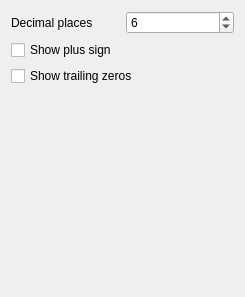
<?xml version="1.0" encoding="UTF-8"?>
<ui version="4.0">
 <class>QgsScientificNumericFormatWidgetBase</class>
 <widget class="QgsPanelWidget" name="QgsScientificNumericFormatWidgetBase">
  <property name="geometry">
   <rect>
    <x>0</x>
    <y>0</y>
    <width>245</width>
    <height>297</height>
   </rect>
  </property>
  <property name="windowTitle">
   <string>Form</string>
  </property>
  <layout class="QGridLayout" name="gridLayout">
   <item row="0" column="1">
    <widget class="QSpinBox" name="mDecimalsSpinBox">
     <property name="value">
      <number>6</number>
     </property>
    </widget>
   </item>
   <item row="2" column="0" colspan="2">
    <widget class="QCheckBox" name="mShowTrailingZerosCheckBox">
     <property name="text">
      <string>Show trailing zeros</string>
     </property>
    </widget>
   </item>
   <item row="0" column="0">
    <widget class="QLabel" name="label">
     <property name="text">
      <string>Decimal places</string>
     </property>
    </widget>
   </item>
   <item row="3" column="0">
    <spacer name="verticalSpacer">
     <property name="orientation">
      <enum>Qt::Vertical</enum>
     </property>
     <property name="sizeHint" stdset="0">
      <size>
       <width>20</width>
       <height>40</height>
      </size>
     </property>
    </spacer>
   </item>
   <item row="1" column="0" colspan="2">
    <widget class="QCheckBox" name="mShowPlusCheckBox">
     <property name="text">
      <string>Show plus sign</string>
     </property>
    </widget>
   </item>
  </layout>
 </widget>
 <customwidgets>
  <customwidget>
   <class>QgsPanelWidget</class>
   <extends>QWidget</extends>
   <header>qgspanelwidget.h</header>
   <container>1</container>
  </customwidget>
 </customwidgets>
 <resources/>
 <connections/>
</ui>
